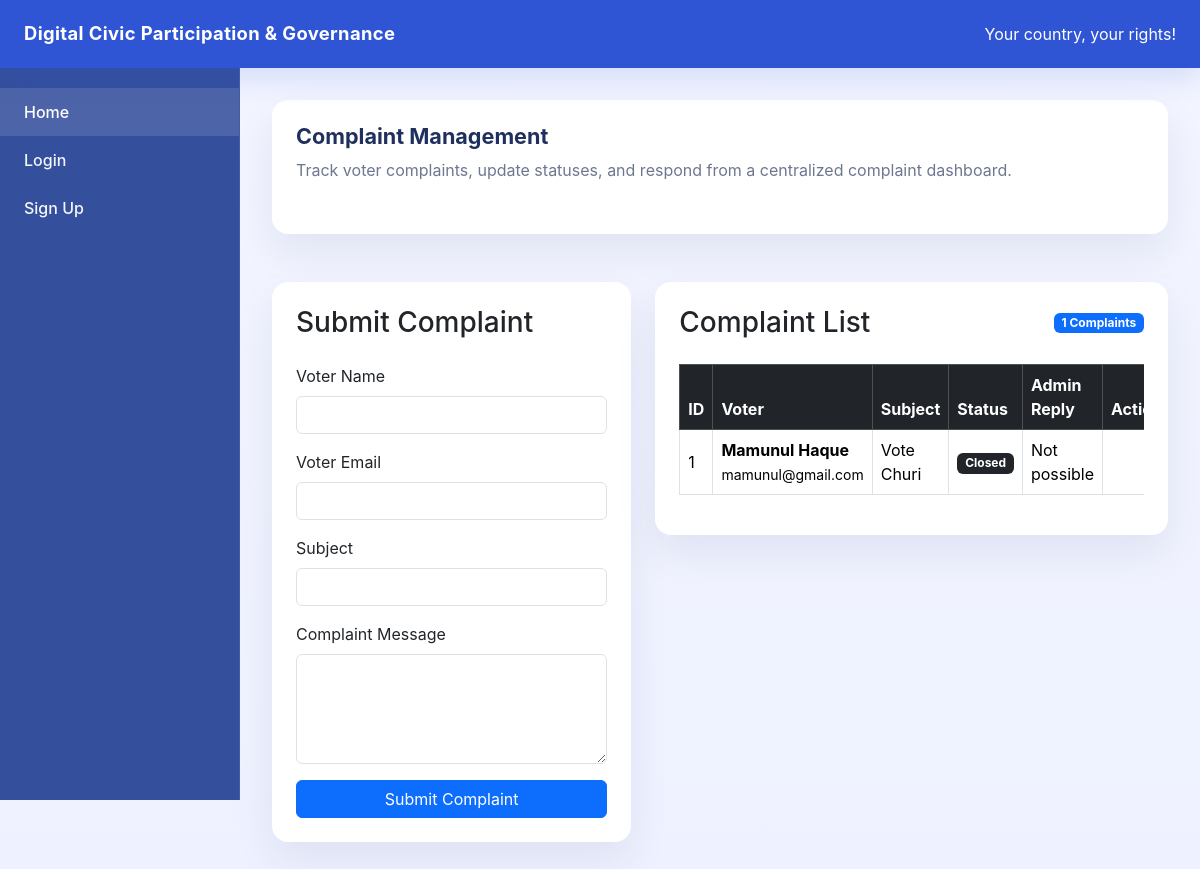
Screenshot of /complaints/ with the database file from the repository.
### models/complaint.py (models this page shows)
class Complaint(db.Model):
    __tablename__ = "complaint"
    id = db.Column(db.Integer, primary_key=True)
    voter_name = db.Column(db.String(100), nullable=False)
    voter_email = db.Column(db.String(120), nullable=False)
    subject = db.Column(db.String(200), nullable=False)
    message = db.Column(db.Text, nullable=False)
    status = db.Column(db.String(50), nullable=False, default="Pending")
    admin_reply = db.Column(db.Text, nullable=True)

### routes/complaint_routes.py (the view)
@complaint_bp.route("/")
def complaints_page():
    complaints = Complaint.query.all()
    return render_template("complaints.html", complaints=complaints)

### app.py (called while the page is built, shortened)
@app.context_processor
def inject_notification_count():
    unread_notification_count = 0
    current_user = None  # added
    voter_id = session.get("user_id")
    return dict(unread_notification_count=unread_notification_count, current_user=current_user)

### templates/complaints.html (shortened to what this page needs)
{% extends "base.html" %}
{% block content %}
<div class="row g-4">
    <div class="col-12">
        <div class="card card-smooth p-4 mb-4">
            <div class="d-flex flex-column flex-md-row justify-content-between align-items-start gap-3">
                <div>
                    <h1 class="section-title mb-2">Complaint Management</h1>
                    <p class="page-intro">Track voter complaints, update statuses, and respond from a centralized complaint dashboard.</p>
                </div>
            </div>
        </div>
    </div>
    <div class="col-lg-5">
        <div class="card card-smooth">
            <div class="card-body p-4">
                <h3 class="mb-4">Submit Complaint</h3>
                <form action="{{ url_for('complaint_bp.add_complaint') }}" method="POST">
                    <div class="mb-3">
                        <label class="form-label">Voter Name</label>
                        <input type="text" name="voter_name" class="form-control" required>
                    </div>
                    <div class="mb-3">
                        <label class="form-label">Voter Email</label>
                        <input type="email" name="voter_email" class="form-control" required>
                    </div>
                    <div class="mb-3">
                        <label class="form-label">Subject</label>
                        <input type="text" name="subject" class="form-control" required>
                    </div>
                    <div class="mb-3">
                        <label class="form-label">Complaint Message</label>
                        <textarea name="message" class="form-control" rows="4" required></textarea>
                    </div>
                    <button type="submit" class="btn btn-primary w-100">Submit Complaint</button>
                </form>
            </div>
        </div>
    </div>
    <div class="col-lg-7">
        <div class="card card-smooth">
            <div class="card-body p-4">
                <div class="d-flex justify-content-between align-items-center mb-4">
                    <h3 class="mb-0">Complaint List</h3>
                    <span class="badge bg-primary">{{ complaints|length }} Complaints</span>
                </div>
                {% if complaints %}
                    <div class="table-responsive">
                        <table class="table table-bordered table-hover align-middle">
                            <thead class="table-dark">
                                <tr>
                                    <th>ID</th>
                                    <th>Voter</th>
                                    <th>Subject</th>
                                    <th>Status</th>
                                    <th>Admin Reply</th>
                                    <th>Action</th>
                                </tr>
                            </thead>
                            <tbody>
                                {% for c in complaints %}
                                    <tr>
                                        <td>{{ c.id }}</td>
                                        <td>
                                            <strong>{{ c.voter_name }}</strong><br>
                                            <small>{{ c.voter_email }}</small>
                                        </td>
                                        <td>{{ c.subject }}</td>
                                        <td>
                                            {% if c.status == "Pending" %}
                                                <span class="badge bg-secondary">{{ c.status }}</span>
                                            {% elif c.status == "In Review" %}
                                                <span class="badge bg-warning text-dark">{{ c.status }}</span>
                                            {% elif c.status == "Resolved" %}
                                                <span class="badge bg-success">{{ c.status }}</span>
                                            {% elif c.status == "Closed" %}
                                                <span class="badge bg-dark">{{ c.status }}</span>
                                            {% else %}
                                                <span class="badge bg-primary">{{ c.status }}</span>
                                            {% endif %}
                                        </td>
                                        <td>
                                            {% if c.admin_reply %}
                                                {{ c.admin_reply }}
                                            {% else %}
                                                <span class="text-muted">No reply yet</span>
                                            {% endif %}
                                        </td>
                                    </tr>
                                {% endfor %}
                            </tbody>
                        </table>
                    </div>
                {% else %}
                    <div class="alert alert-secondary mb-0">No complaints submitted yet.</div>
                {% endif %}
            </div>
        </div>
    </div>
</div>
{% endblock %}

### templates/base.html (style rules this page uses)
:root { --brand: #2f55d4; --brand-soft: #edf0ff; --surface: #ffffff; --surface-soft: #f4f6ff; --text: #1f305f; --muted: #6d7790; }
body { margin: 0; min-height: 100vh; background: linear-gradient(180deg, #f3f5ff 0%, #eef1ff 100%); font-family: Inter, system-ui, -apple-system, BlinkMacSystemFont, "Segoe UI", sans-serif; color: var(--text); }
.card-smooth { border: 0; border-radius: 1rem; background: var(--surface); box-shadow: 0 18px 40px rgba(23, 45, 92, 0.08); }
.section-title { font-size: 1.35rem; font-weight: 700; margin-bottom: 1.25rem; color: var(--text); }
.page-intro { color: var(--muted); margin-bottom: 1.75rem; }

### rows the page displays
Complaint: id "1", voter_name "Mamunul Haque", voter_email "mamunul@gmail.com", subject "Vote Churi", status "Closed", admin_reply "Not possible"

### other values shown
{{ complaints|length }} "1"
